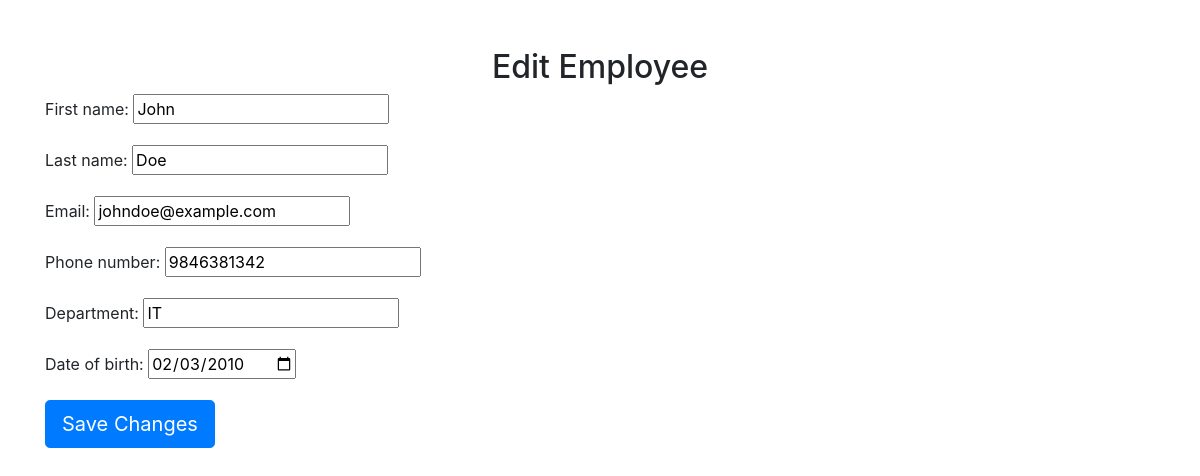
/edit_employee/1/ (signed in), run on the app's committed database.
### hr_app/models.py (models this page shows, shortened)
class Employee(models.Model):
    user = models.OneToOneField(User, on_delete=models.CASCADE,unique=True,null=True)
    first_name = models.CharField(max_length=100)
    last_name = models.CharField(max_length=100)
    email = models.EmailField(unique=True)
    phone_number = models.CharField(max_length=15, blank=True)
    department = models.CharField(max_length=100)
    date_of_birth = models.DateField()
    date_hired = models.DateField(auto_now_add=True)

### hr_app/views.py (the view)
# urls.py: path('edit_employee/<int:pk>/', views.edit_employee, name='edit_employee'),
@login_required
def edit_employee(request, pk):
    employee = get_object_or_404(Employee, pk=pk)
    if request.method == 'POST':
        form = EmployeeForm(request.POST, instance=employee)
        if form.is_valid():
            form.save()
            if request.user.is_superuser:
                return redirect('admin_dashboard')
            else:
                return redirect('employee_dashboard')
    else:
        form = EmployeeForm(instance=employee)
    return render(request, 'edit.html', {'form': form, 'employee': employee})

### hr_app/forms.py
class EmployeeForm(forms.ModelForm):
    class Meta:
        model = Employee
        fields = ['first_name', 'last_name', 'email', 'phone_number', 'department', 'date_of_birth']
        widgets = {
            'date_of_birth': forms.DateInput(attrs={'type': 'date'}),
        }

### hr_app/templates/edit.html (shortened to what this page needs)
{% extends 'base.html' %}
{% block body %}
<div class="container my-5">
    <h2 class="text-center">Edit Employee</h2>
    <form method="POST">
        {{ form.as_p }}
        <button type="submit" class="btn btn-primary btn-lg">Save Changes</button>
    </form>
</div>
{% endblock %}

### data on the page
Employee: first_name "John", last_name "Doe", email "johndoe@example.com", phone_number "9846381342", department "IT", date_of_birth "02/03/2010"
